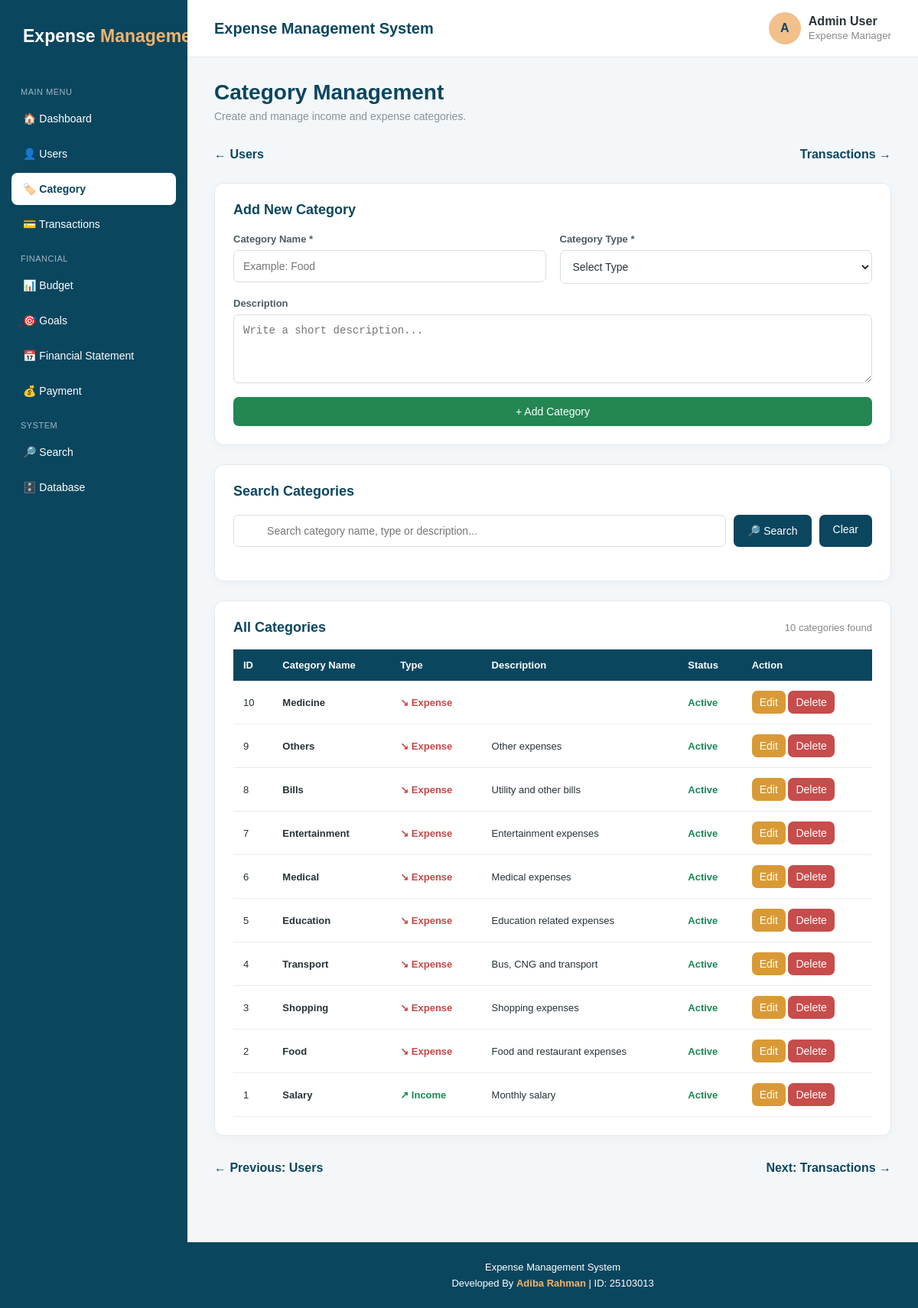
The app's page /category.php with its own data.
### tables this page shows
CREATE TABLE `category` (
  `Category_ID` int(11) NOT NULL,
  `Category_Name` varchar(100) NOT NULL,
  `Category_Type` varchar(50) NOT NULL,
  `Description` varchar(255) DEFAULT NULL,
  `Day` int(11) DEFAULT NULL,
  `Status` varchar(30) DEFAULT 'Active'
);

### category.php (the view, shortened to what this page needs)
<?php
require "config.php";
$editCategory = null;
$search = "";
if ($search != "") {
    $like =
        "%" . $search . "%";
    $stmt = $conn->prepare("
        SELECT *
        FROM category
        WHERE
            Category_Name LIKE ?
            OR Category_Type LIKE ?
            OR Description LIKE ?
            OR Status LIKE ?
        ORDER BY Category_ID DESC
    ");
    $stmt->bind_param(
        "ssss",
        $like,
        $like,
        $like,
        $like
    );
    $stmt->execute();
    $categories =
        $stmt->get_result();
} else {
    $categories =
        $conn->query("
            SELECT *
            FROM category
            ORDER BY Category_ID DESC
        ");
}
?>
<!DOCTYPE html>
<html>
<head>
<link rel="stylesheet" href="style.css">
</head>
<body>
<?php require "header.php"; ?>
<div class="content">
<div class="page-heading">
    <h1>
        Category Management
    </h1>
    <p>
        Create and manage income and expense categories.
    </p>
</div>
<div class="navigation">
    <a
        href="users.php"
        class="back"
    >
        ← Users
    </a>
    <a
        href="transaction.php"
        class="back"
    >
        Transactions →
    </a>
</div>
<div class="card">
<?php if ($editCategory) { ?>
<h2>
    Update Category
</h2>
<?php } else { ?>
<h2>
    Add New Category
</h2>
<?php } ?>
<form method="POST">
<div class="form-grid">
<div class="form-group">
<label>
    Category Name *
</label>
<input
    type="text"
    name="category_name"
    value="<?php
        echo htmlspecialchars(
            $editCategory['Category_Name']
            ?? ''
        );
    ?>"
    placeholder="Example: Food"
    required
>
</div>
<div class="form-group">
<label>
    Category Type *
</label>
<select
    name="category_type"
    required
>
<option value="">
    Select Type
</option>
</select>
</div>
<div class="form-group full">
<label>
    Description
</label>
<textarea
    name="description"
    placeholder="Write a short description..."
><?php
?></textarea>
</div>
<div class="form-group full">
<?php if ($editCategory) { ?>
<button
    type="submit"
    name="update_category"
    class="btn btn-warning"
>
    Update Category
</button>
<a
    href="category.php"
    class="btn"
    style="margin-left:8px;"
>
    Cancel
</a>
<?php } else { ?>
<button
    type="submit"
    name="add_category"
    class="btn btn-success"
>
    + Add Category
</button>
<?php } ?>
</div>
</div>
</form>
</div>
<div class="card">
<h2>
    Search Categories
</h2>
<form
    method="GET"
    class="search-box"
>
<input
    type="text"
    name="search"
    value="<?php
        echo htmlspecialchars(
            $search
        );
    ?>"
    placeholder="
        Search category name, type or description...
    "
>
<button
    type="submit"
    class="btn"
>
    🔎 Search
</button>
<a
    href="category.php"
    class="btn"
>
    Clear
</a>
</form>
</div>
<div class="card">
<div style="
    display:flex;
    justify-content:space-between;
    align-items:center;
    margin-bottom:18px;
">
<h2 style="margin:0;">
    All Categories
</h2>
<span
    style="
        color:#888;
        font-size:13px;
    "
>
<?php
echo $categories->num_rows;
?>
categories found
</span>
</div>
<div class="table-wrapper">
<table>
<thead>
<tr>
<th>
    ID
</th>
<th>
    Category Name
</th>
<th>
    Type
</th>
<th>
    Description
</th>
<th>
    Status
</th>
<th>
    Action
</th>
</tr>
</thead>
<tbody>
<?php
if (
    $categories
    &&
    $categories->num_rows > 0
) {
while (
    $row =
    $categories->fetch_assoc()
) {
?>
<tr>
<td>
<?php
echo $row['Category_ID'];
?>
</td>
<td>
<strong>
<?php
echo htmlspecialchars(
    $row['Category_Name']
);
?>
</strong>
</td>
<td>
<?php
if (
    $row['Category_Type']
    == 'Income'
) {
?>
<span
    style="
        color:#198754;
        font-weight:bold;
    "
>
    ↗ Income
</span>
<?php
} else {
?>
<span
    style="
        color:#c74747;
        font-weight:bold;
    "
>
    ↘ Expense
</span>
<?php
}
?>
</td>
<td>
<?php
echo htmlspecialchars(
    $row['Description']
    ?? '-'
);
?>
</td>
<td>
<?php
if (
    $row['Status']
    == 'Active'
) {
?>
<span
    style="
        color:#198754;
        font-weight:bold;
    "
>
Active
</span>
<?php
}
?>
</td>
<td>
<a
    href="category.php?edit=<?php
        echo $row['Category_ID'];
    ?>"
    class="btn btn-warning"
    style="
        padding:7px 10px;
    "
>
Edit
</a>
<a
    href="category.php?delete=<?php
        echo $row['Category_ID'];
    ?>"
    class="btn btn-danger"
    style="
        padding:7px 10px;
    "
    onclick="
        return confirm(
            'Are you sure you want to delete this category?'
        );
    "
>
Delete
</a>
</td>
</tr>
<?php
}
}
?>
</tbody>
</table>
</div>
</div>
<div class="navigation">
<a
    href="users.php"
    class="back"
>
← Previous: Users
</a>
<a
    href="transaction.php"
    class="back"
>
Next: Transactions →
</a>
</div>
</div>
<?php require "footer.php"; ?>

### style.css (style rules this page uses)
* { margin: 0; padding: 0; box-sizing: border-box; }
html { scroll-behavior: smooth; }
body { font-family: Arial, Helvetica, sans-serif; background: #f4f7f9; color: #263238; min-height: 100vh; }
.content { padding: 30px 35px; flex: 1; }
.page-heading { margin-bottom: 25px; }
.page-heading h1 { color: #0b465f; font-size: 28px; margin-bottom: 7px; }
.page-heading p { color: #87939a; font-size: 14px; }
.btn { display: inline-block; padding: 11px 18px; background: #0b465f; color: white; border: none; border-radius: 7px; text-decoration: none; cursor: pointer; font-size: 14px; transition: .2s ease; }
.btn-success { background: #238653; }
.btn-danger { background: #c74c4c; }
.btn-warning { background: #d99a35; }
.card { background: white; border-radius: 12px; padding: 24px; border: 1px solid #e4e9ec; margin-bottom: 25px; box-shadow: 0 3px 12px rgba(0,0,0,.03); }
.card h2 { color: #0b465f; margin-bottom: 20px; font-size: 18px; }
.form-grid { display: grid; grid-template-columns: repeat(2, 1fr); gap: 18px; }
.form-group { display: flex; flex-direction: column; }
.form-group.full { grid-column: 1 / -1; }
label { font-size: 13px; font-weight: bold; margin-bottom: 7px; color: #4d5b63; }
input, select, textarea { width: 100%; padding: 12px; border: 1px solid #d8dfe3; border-radius: 7px; outline: none; font-size: 14px; background: white; color: #263238; }
textarea { min-height: 90px; resize: vertical; }
.table-wrapper { width: 100%; overflow-x: auto; }
table { width: 100%; border-collapse: collapse; min-width: 650px; }
th { background: #0b465f; color: white; padding: 13px; text-align: left; font-size: 13px; white-space: nowrap; }
td { padding: 13px; border-bottom: 1px solid #e9edef; font-size: 13px; vertical-align: middle; }
.search-box { display: flex; gap: 10px; margin-bottom: 20px; width: 100%; }
.search-box input { flex: 1; }
.navigation { display: flex; justify-content: space-between; align-items: center; margin-bottom: 20px; gap: 15px; }
.back { text-decoration: none; color: #0b465f; font-weight: bold; padding: 8px 0; }

### records on screen
category: Category_ID "10", Category_Name "Medicine", Category_Type "↘ Expense", Status "Active"
category: Category_ID "9", Category_Name "Others", Category_Type "↘ Expense", Description "Other expenses", Status "Active"
category: Category_ID "8", Category_Name "Bills", Category_Type "↘ Expense", Description "Utility and other bills", Status "Active"
category: Category_ID "7", Category_Name "Entertainment", Category_Type "↘ Expense", Description "Entertainment expenses", Status "Active"
category: Category_ID "6", Category_Name "Medical", Category_Type "↘ Expense", Description "Medical expenses", Status "Active"
category: Category_ID "5", Category_Name "Education", Category_Type "↘ Expense", Description "Education related expenses", Status "Active"
category: Category_ID "4", Category_Name "Transport", Category_Type "↘ Expense", Description "Bus, CNG and transport", Status "Active"
category: Category_ID "3", Category_Name "Shopping", Category_Type "↘ Expense", Description "Shopping expenses", Status "Active"
category: Category_ID "2", Category_Name "Food", Category_Type "↘ Expense", Description "Food and restaurant expenses", Status "Active"
category: Category_ID "1", Category_Name "Salary", Category_Type "↗ Income", Description "Monthly salary", Status "Active"

### other values on screen
$categories->num_rows "10"
